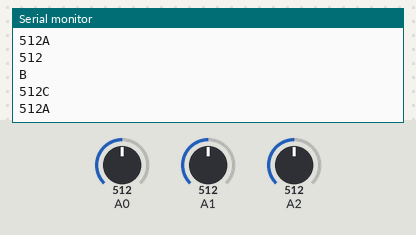
The sketch below on a simulated Arduino Uno, built with avr-gcc and run on an emulated ATmega328P. Shown: the last lines printed to the serial monitor. Inputs (shaded band) come from the test bench; at power-on: A0 = 512, A1 = 512, A2 = 512.

Above: at 1.2 s.
1.3 s: A0 set to 716
2.8 s: A1 set to 716
At 2.88 s:
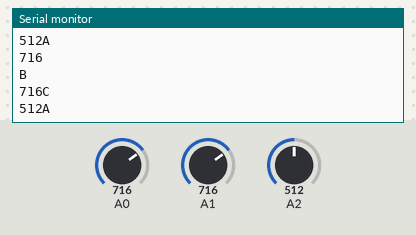
4.3 s: A2 set to 716
At 4.38 s:
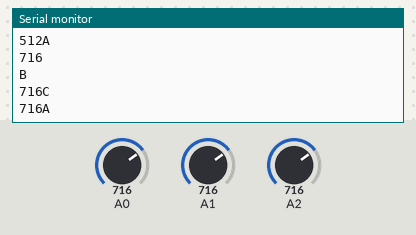
5.8 s: A0 set to 900
7.3 s: A1 set to 900
At 7.38 s:
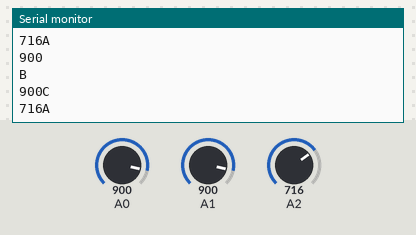
8.8 s: A2 set to 900
At 8.88 s:
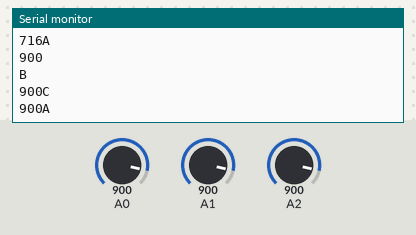
Timing chart, 0 to 11.3 s (numbered marks = the images above; inputs shaded):
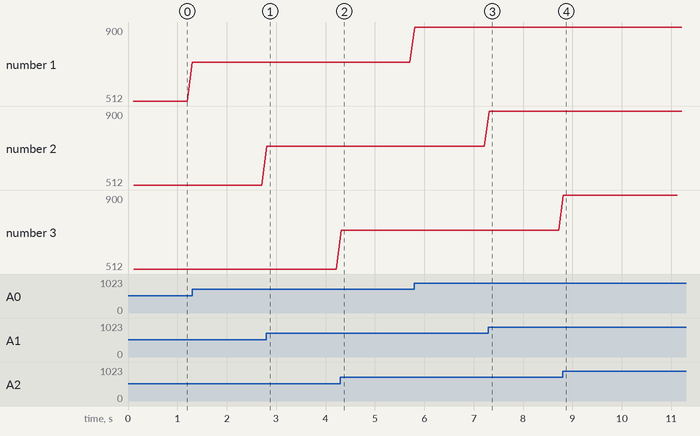

Measured:
- after the input at 2.8 s, the serial monitor: prints a new line at once (image 1)
- after the input at 4.3 s, the serial monitor: prints a new line at once (image 2)
- after the input at 7.3 s, the serial monitor: prints a new line at once (image 3)
- after the input at 8.8 s, the serial monitor: prints a new line at once (image 4)
- plotted number 1: 512 → 716 after the input at 1.3 s, 716 → 900 after the input at 5.8 s

The sketch:

RITRootsTempSensor.ino
```cpp
#include <MsTimer2.h>

volatile static int Flag_to_take_sample=0;
volatile static int analogTempSensor0 =0;
volatile static int analogTempSensor1 =0;
volatile static int analogTempSensor2 =0;

void Interrupt_To_Set_Sample_Flag ()
{
  Flag_to_take_sample = 1;    // Set sample flag to true
                              //(time to collect data)
}

void setup()
{
  Serial.begin(9600);
  MsTimer2::set(100, Interrupt_To_Set_Sample_Flag);

  // set sample interrupt period to 100 milliseconds
  MsTimer2::start(); // start running the Timer
}

void loop() {
 if (Flag_to_take_sample>0)
 {
    Flag_to_take_sample=0; // clear the sample flag so that you do not

		// sample again until interrupt is triggered again
    // do the main work of the loop

    analogTempSensor0 = analogRead(0);
    analogTempSensor1 = analogRead(1);
    analogTempSensor2 = analogRead(2);

    //Serial.print("Temp0: ");
    Serial.println("A");
    Serial.println(analogTempSensor0, DEC);

    //Serial.print("   ");
    //Serial.print("Temp1: ");
    Serial.println("B");
    Serial.print(analogTempSensor1, DEC);

    //Serial.print("   ");
    //Serial.print("Temp2: ");
    Serial.println("C");
    Serial.print(analogTempSensor2, DEC);
    //Serial.println();
  }
}
```

appMain.cpp
```cpp
#include "appMain.h"

AppMain::AppMain(void)
{

}

void AppMain::SetupArduino(void)
{
  Serial.begin(9600);


}

void AppMain::AppMainLoop(void)
{
    SetupArduino();
    for(;;)
    {

    }
}
```

appMain.h
```cpp
#ifndef APP_MAIN_H
#define APP_MAIN_H
#include "Arduino.h"

class AppMain
{
private:

    void SetupArduino(void);
public:
    AppMain(void);
    void AppMainLoop(void);

};

#endif
```
